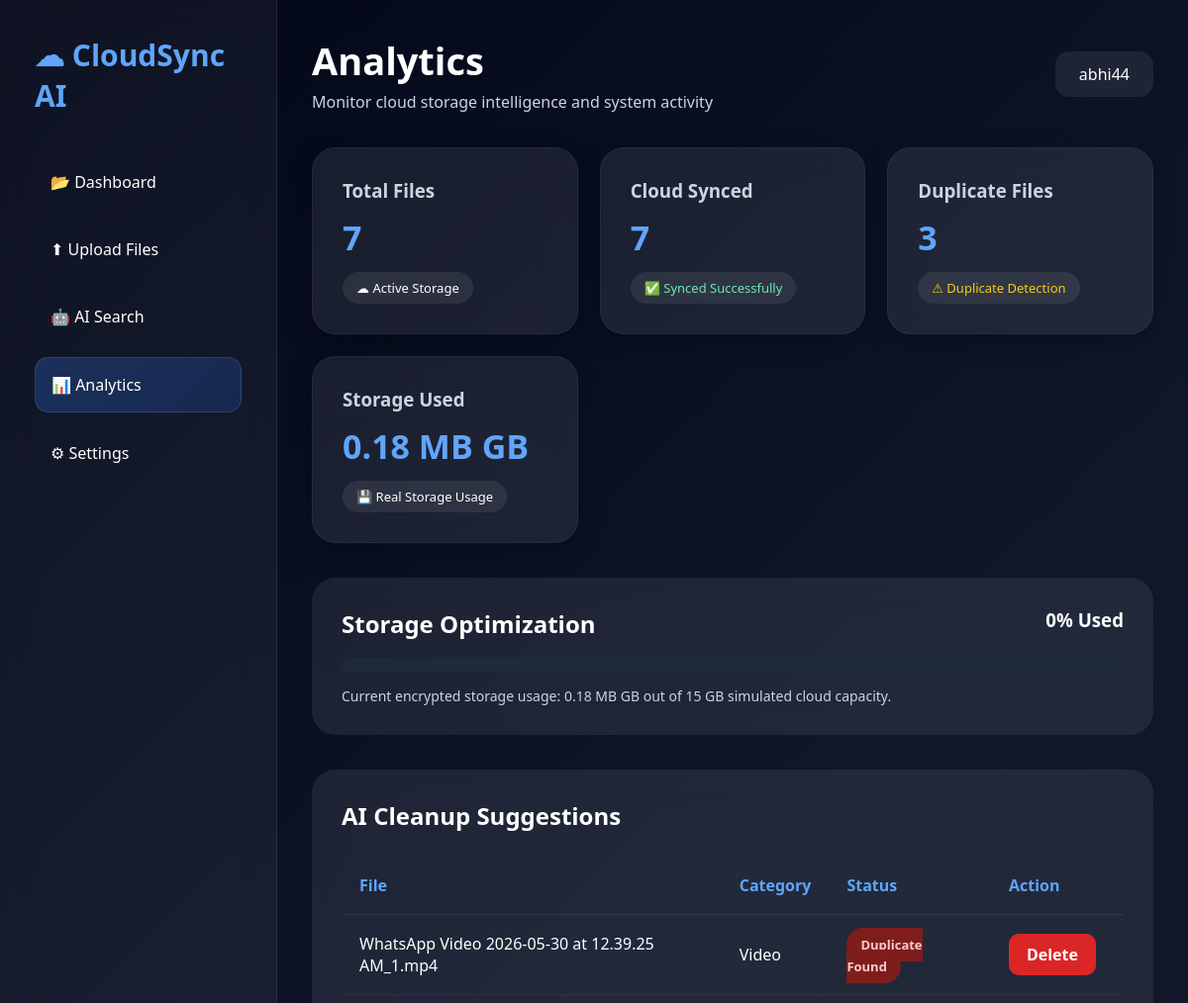
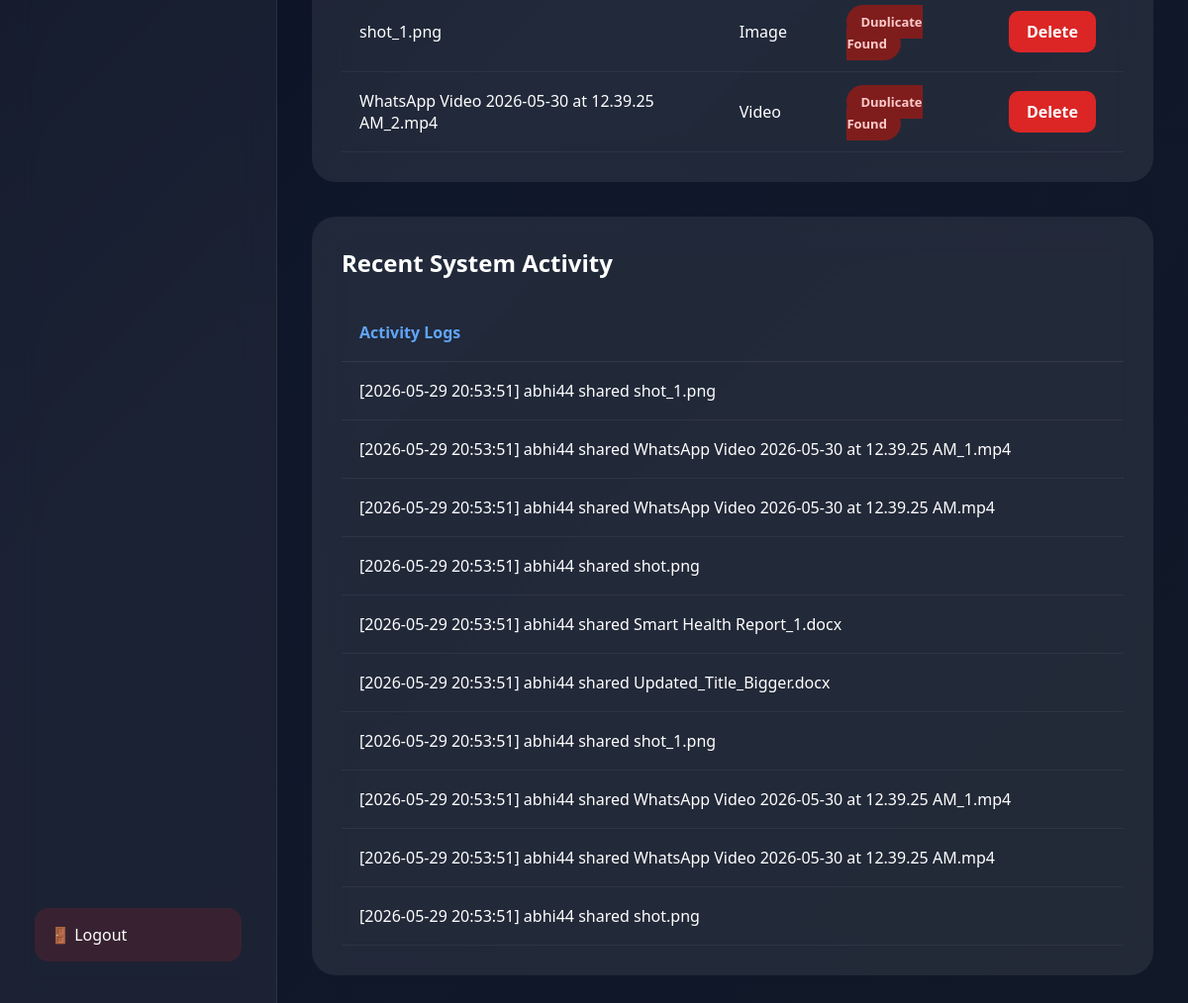
Screenshot of /analytics (signed in) with the database file from the repository (2 pictures, top to bottom).
### tables this page shows
CREATE TABLE files (
        id INTEGER PRIMARY KEY AUTOINCREMENT,
        username TEXT,
        filename TEXT,
        category TEXT,
        duplicate_status TEXT,
        sync_status TEXT
    , file_hash TEXT);

### app.py (the view)
@app.route('/analytics')
def analytics():
    if 'user' not in session:
        return redirect('/')
    total, synced, duplicates = get_analytics(session['user'])
    conn = sqlite3.connect('database.db')
    cursor = conn.cursor()
    cursor.execute('SELECT * FROM files WHERE username=? AND duplicate_status LIKE ?', (session['user'], 'Duplicate%'))
    duplicate_files = cursor.fetchall()
    conn.close()
    activity_logs = []
    if os.path.exists('logs/activity.log'):
        with open('logs/activity.log', 'r', encoding='utf-8') as file:
            activity_logs = file.readlines()[-10:]
            activity_logs.reverse()
    _, storage_used, storage_percent = calculate_storage()
    return render_template(
        'analytics.html',
        total=total,
        synced=synced,
        duplicates=duplicates,
        duplicate_files=duplicate_files,
        activity_logs=activity_logs,
        storage_used=storage_used,
        storage_percent=storage_percent
    )

### app.py (called while the page is built)
def calculate_storage():
    total_size = 0
    if not os.path.exists(UPLOAD_FOLDER):
        return 0, "0.00 MB", 0.0
    for file in os.listdir(UPLOAD_FOLDER):
        path = os.path.join(UPLOAD_FOLDER, file)
        if os.path.isfile(path):
            total_size += os.path.getsize(path)
    gb = total_size / (1024 * 1024 * 1024)
    mb = total_size / (1024 * 1024)
    if gb >= 1:
        storage_str = f"{gb:.2f} GB"
    else:
        storage_str = f"{mb:.2f} MB"
    max_storage_gb = 15.0
    current_gb = total_size / (1024 * 1024 * 1024)
    storage_percent = min(round((current_gb / max_storage_gb) * 100, 1), 100.0)
    return total_size, storage_str, storage_percent

### modules/analytics.py (called while the page is built)
def get_analytics(username):
    conn = sqlite3.connect('database.db')
    cursor = conn.cursor()
    cursor.execute(
        '''
        SELECT COUNT(*)
        FROM files
        WHERE username=?
        ''',
        (username,)
    )
    total = cursor.fetchone()[0]
    cursor.execute(
        '''
        SELECT COUNT(*)
        FROM files
        WHERE username=?
        AND sync_status=?
        ''',
        (username, "Synced")
    )
    synced = cursor.fetchone()[0]
    cursor.execute(
        '''
        SELECT COUNT(*)
        FROM files
        WHERE username=?
        AND duplicate_status LIKE ?
        ''',
        (username, "%Duplicate%")
    )
    duplicates = cursor.fetchone()[0]
    conn.close()
    return total, synced, duplicates

### templates/analytics.html (shortened to what this page needs)
<!DOCTYPE html>
<html lang="en">
<head>
<link rel="stylesheet"
href="{{ url_for('static', filename='style.css') }}">
</head>
<body>
<div class="dashboard">
<div class="sidebar">
<div>
<h1 onclick="window.location.href='/dashboard'" style="cursor: pointer;" title="Go to Dashboard">☁ CloudSync AI</h1>
<a href="/dashboard">
📂 Dashboard
</a>
<a href="/upload">
⬆ Upload Files
</a>
<a href="/search">
🤖 AI Search
</a>
<a href="/analytics"
class="active-link">
📊 Analytics
</a>
<a href="/settings">
⚙ Settings
</a>
</div>
<a href="/logout"
class="logout-btn">
🚪 Logout
</a>
</div>
<div class="main-content">
<div class="topbar">
<div>
<h2>Analytics</h2>
<p class="top-text">
Monitor cloud storage intelligence and system activity
</p>
</div>
<div class="profile-box">
{{ session.get('user', 'User') }}
</div>
</div>
<div class="cards">
<div class="card">
<h3>Total Files</h3>
<p>{{ total if total else 0 }}</p>
<div class="card-status">
☁ Active Storage
</div>
</div>
<div class="card">
<h3>Cloud Synced</h3>
<p>{{ synced if synced else 0 }}</p>
<div class="card-status synced-text">
✅ Synced Successfully
</div>
</div>
<div class="card">
<h3>Duplicate Files</h3>
<p>{{ duplicates if duplicates else 0 }}</p>
<div class="card-status secure-text">
⚠ Duplicate Detection
</div>
</div>
<div class="card">
<h3>Storage Used</h3>
<p>{{ storage_used if storage_used else 0 }} GB</p>
<div class="card-status">
💾 Real Storage Usage
</div>
</div>
</div>
<div class="storage-card">
<div class="storage-top">
<h2>Storage Optimization</h2>
<h3>{{ storage_percent if storage_percent else 0 }}% Used</h3>
</div>
<div class="progress-bar">
</div>
<p class="storage-text">
Current encrypted storage usage:
{{ storage_used if storage_used else 0 }} GB out of 15 GB simulated cloud capacity.
</p>
</div>
<div class="table-section">
<div class="table-header">
<h2>AI Cleanup Suggestions</h2>
</div>
{% if duplicate_files %}
<table>
<thead>
<tr>
<th>File</th>
<th>Category</th>
<th>Status</th>
<th>Action</th>
</tr>
</thead>
<tbody>
{% for file in duplicate_files %}
<tr>
<td>{{ file[2] }}</td>
<td>{{ file[3] }}</td>
<td>
<span class="duplicate-badge">
Duplicate Found
</span>
</td>
<td>
<a href="/delete/{{ file[2] }}">
<button class="delete-btn">
Delete</button>
</a>
</td>
</tr>
{% endfor %}
</tbody>
</table>
{% else %}
<div class="empty-state">
✅ No duplicate files detected
</div>
{% endif %}
</div>
<div class="table-section"
style="margin-top:35px;">
<div class="table-header">
<h2>Recent System Activity</h2>
</div>
{% if activity_logs %}
<table>
<thead>
<tr>
<th>Activity Logs</th>
</tr>
</thead>
<tbody>
{% for log in activity_logs %}
<tr>
<td>{{ log }}</td>
</tr>
{% endfor %}
</tbody>
</table>
{% else %}
<div class="empty-state">
No activity logs available
</div>
{% endif %}
</div>
</div>
</div>
</body>
</html>

### static/style.css (style rules this page uses)
* { margin:0; padding:0; box-sizing:border-box; font-family:'Segoe UI',sans-serif; }
body { background: linear-gradient( 135deg, #020617, #0f172a, #111827 ); color:white; min-height:100vh; overflow-x:hidden; }
button { width:100%; padding:15px; margin-top:22px; border:none; border-radius:14px; background: linear-gradient( 135deg, #3b82f6, #2563eb ); color:white; font-size:16px; font-weight:bold; cursor:pointer; transition:0.3s; }
.dashboard { display:flex; min-height:100vh; }
.sidebar { width:280px; background: rgba(255,255,255,0.05); backdrop-filter:blur(18px); padding:35px; display:flex; flex-direction:column; justify-content:space-between; border-right: 1px solid rgba(255,255,255,0.08); }
.sidebar h1 { font-size:30px; margin-bottom:40px; color:#60a5fa; }
.sidebar a { display:block; text-decoration:none; color:white; padding:16px; margin-bottom:14px; border-radius:14px; transition:0.3s; font-weight:500; }
.active-link { background: linear-gradient( 135deg, rgba(59,130,246,0.25), rgba(37,99,235,0.2) ); border: 1px solid rgba(96,165,250,0.2); }
.logout-btn { background: rgba(220,38,38,0.15); }
.main-content { flex:1; padding:35px; }
.topbar { display:flex; justify-content:space-between; align-items:center; margin-bottom:35px; }
.topbar h2 { font-size:38px; }
.top-text { color:#cbd5e1; margin-top:5px; }
.profile-box { padding:12px 24px; border-radius:14px; background: rgba(255,255,255,0.08); backdrop-filter:blur(12px); }
.cards { display:grid; grid-template-columns: repeat(auto-fit,minmax(230px,1fr)); gap:22px; margin-bottom:35px; }
.card { padding:30px; border-radius:24px; background: rgba(255,255,255,0.08); backdrop-filter:blur(18px); box-shadow: 0 8px 24px rgba(0,0,0,0.25); transition:0.3s; border: 1px solid rgba(255,255,255,0.05); }
.card h3 { color:#cbd5e1; margin-bottom:12px; }
.card p { font-size:34px; font-weight:bold; color:#60a5fa; }
.card-status { display:inline-block; margin-top:12px; font-size:13px; padding:7px 14px; border-radius:20px; background: rgba(255,255,255,0.08); }
.synced-text { color:#6ee7b7; }
.secure-text { color:#facc15; }
.storage-card { padding:30px; border-radius:24px; background: rgba(255,255,255,0.08); margin-bottom:35px; backdrop-filter:blur(18px); }
.storage-top { display:flex; justify-content:space-between; margin-bottom:18px; }
.progress-bar { width:100%; height:14px; background:#1e293b; border-radius:20px; overflow:hidden; margin-bottom:15px; }
.storage-text { color:#cbd5e1; font-size:14px; }
.table-section { padding:30px; border-radius:24px; background: rgba(255,255,255,0.08); backdrop-filter:blur(18px); }
.table-header { display:flex; justify-content:space-between; align-items:center; margin-bottom:25px; }
table { width:100%; border-collapse:collapse; }
th, td { padding:18px; text-align:left; }
th { color:#60a5fa; border-bottom: 1px solid rgba(255,255,255,0.08); }
tr { border-bottom: 1px solid rgba(255,255,255,0.05); transition:0.3s; }
.duplicate-badge { background:#7f1d1d; color:#fecaca; padding:8px 14px; border-radius:20px; font-size:13px; font-weight:bold; }
.share-btn, .download-btn, .delete-btn { width:auto; padding:10px 18px; margin-top:0; margin-right:10px; border-radius:10px; }
.delete-btn { background:#dc2626; }

### rows the page displays
files: filename "WhatsApp Video 2026-05-30 at 12.39.25 AM_1.mp4", category "Video"
files: filename "shot_1.png", category "Image"
files: filename "WhatsApp Video 2026-05-30 at 12.39.25 AM_2.mp4", category "Video"

### other values shown
{{ session.get('user', 'User') }} "abhi44"
{{ total if total else 0 }} "7"
{{ synced if synced else 0 }} "7"
{{ duplicates if duplicates else 0 }} "3"
{{ storage_used if storage_used else 0 }} "0.18 MB"
{{ storage_percent if storage_percent else 0 }} "0"
{{ log }} "[2026-05-29 20:53:51] abhi44 shared shot_1.png" "[2026-05-29 20:53:51] abhi44 shared WhatsApp Video 2026-05-30 at 12.39.25 AM_1.mp4" "[2026-05-29 20:53:51] abhi44 shared WhatsApp Video 2026-05-30 at 12.39.25 AM.mp4" "[2026-05-29 20:53:51] abhi44 shared shot.png" "[2026-05-29 20:53:51] abhi44 shared Smart Health Report_1.docx" "[2026-05-29 20:53:51] abhi44 shared Updated_Title_Bigger.docx" "[2026-05-29 20:53:51] abhi44 shared shot_1.png" "[2026-05-29 20:53:51] abhi44 shared WhatsApp Video 2026-05-30 at 12.39.25 AM_1.mp4" "[2026-05-29 20:53:51] abhi44 shared WhatsApp Video 2026-05-30 at 12.39.25 AM.mp4" "[2026-05-29 20:53:51] abhi44 shared shot.png"
